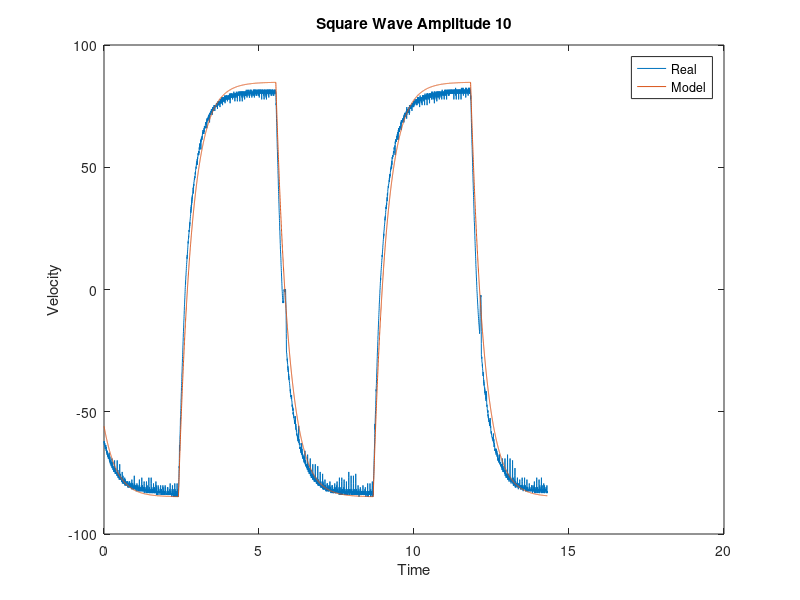
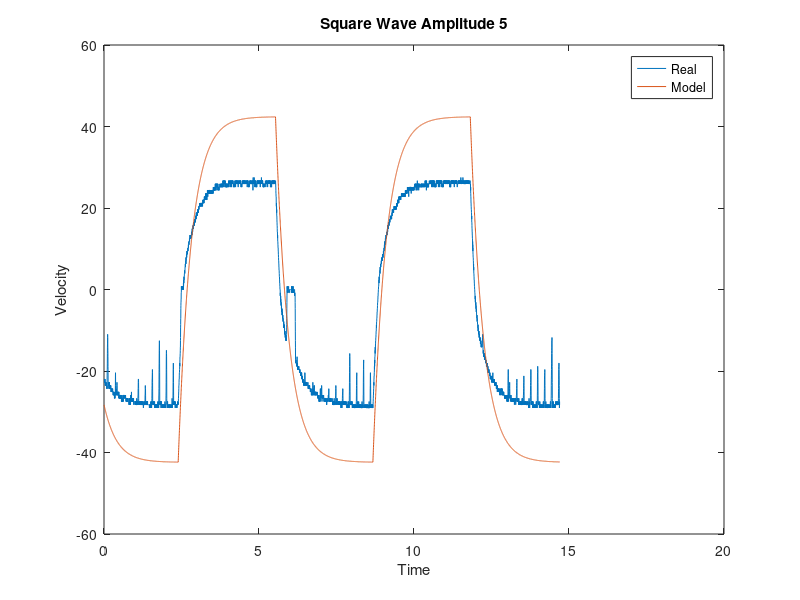
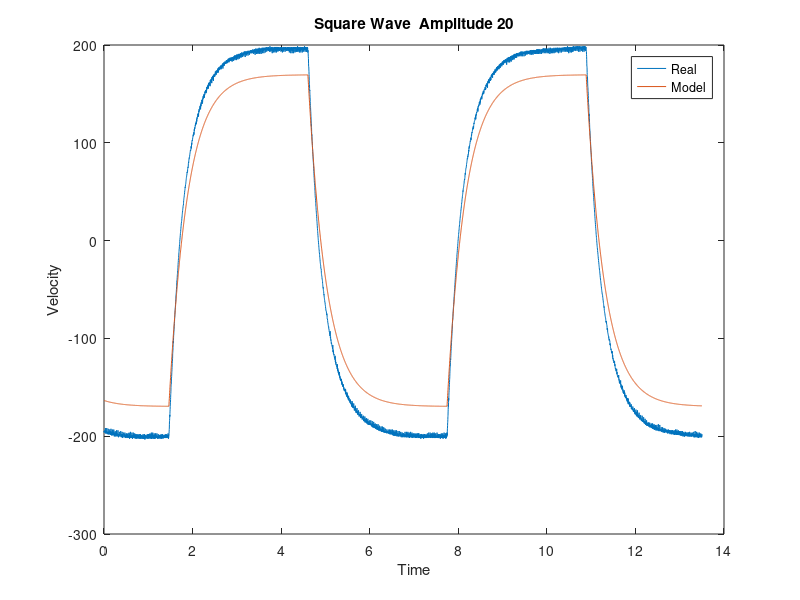

MATLAB code for these plots, in order:
close all, clear all, clc
%% 

% Collect data
load('./Datafiles/sq_amp10_freq016.mat');
x = sq_amp10_freq016.X(:,1);
y1 = sq_amp10_freq016.Y(:,1);
y2 = sq_amp10_freq016.Y(:,2);

% Plotting
figure
plot(x.Data,y2.Data,x.Data,y1.Data)
legend('Real','Model')
title('Square Wave Amplitude 10')
ylabel('Velocity')
xlabel('Time')

% Collect data
load('./Datafiles/sq_amp5_freq016.mat');
x = sq_amp5_freq016.X(:,1);
y1 = sq_amp5_freq016.Y(:,1);
y2 = sq_amp5_freq016.Y(:,2);

% Plotting
figure
plot(x.Data,y2.Data,x.Data,y1.Data)
legend('Real','Model')
title('Square Wave Amplitude 5')
ylabel('Velocity')
xlabel('Time')

% Collect data
load('./Datafiles/sq_amp20_freq016.mat');
x = sq_amp20_freq016.X(:,1);
y1 = sq_amp20_freq016.Y(:,1);
y2 = sq_amp20_freq016.Y(:,2);

% Plotting
figure
plot(x.Data,y2.Data,x.Data,y1.Data)
legend('Real','Model')
title('Square Wave  Amplitude 20')
ylabel('Velocity')
xlabel('Time')
